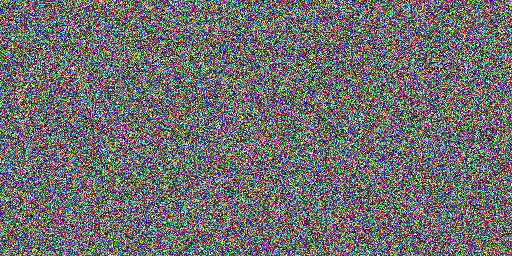
#> input picture Enigma_ctf/different_perspective(solved)/chall.png, 512 x 256 px
$ python solve.py
#> lines starting #> are read from the running program, lines starting #| are printed output that depends on the picture
from PIL import Image
import numpy as np

def solve_with_formula(img_path):
    # Open the image
#> called with img_path = 'chall.png'
    img = Image.open(img_path).convert('RGB')
#> img is the input picture: PIL image 512x256 RGB; mean R, G, B 110, 110.4, 110.1

    # Convert to numpy array for easier channel manipulation
    img_array = np.array(img)

    # Extract R, G, B channels
    R = img_array[:, :, 0].astype(np.int16)
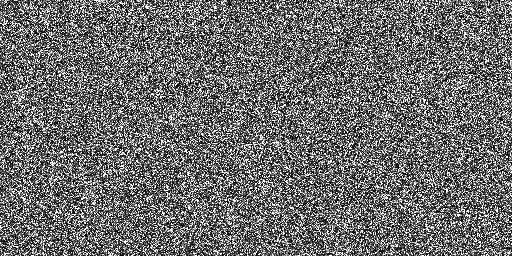
#> R: shape (256, 512) int16; min 0, max 255, mean 110
    G = img_array[:, :, 1].astype(np.int16)
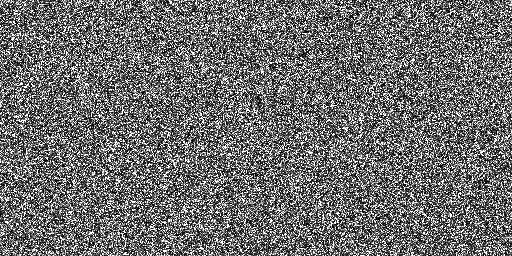
#> G: shape (256, 512) int16; min 0, max 255, mean 110.4
    B = img_array[:, :, 2].astype(np.int16)
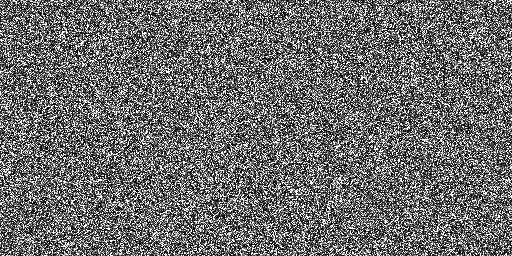
#> B: shape (256, 512) int16; min 0, max 255, mean 110.1

    # Apply the formula: ||R-G|-B|
    step1 = np.abs(R - G)  # |R-G|
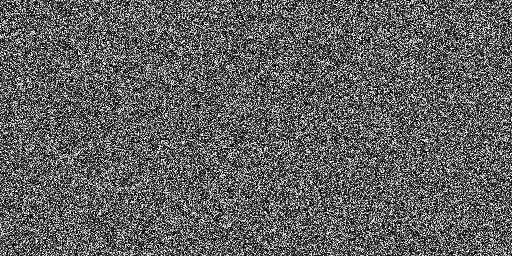
#> step1: shape (256, 512) int16; min 0, max 255, mean 95.9
    step2 = np.abs(step1 - B)  # ||R-G|-B|
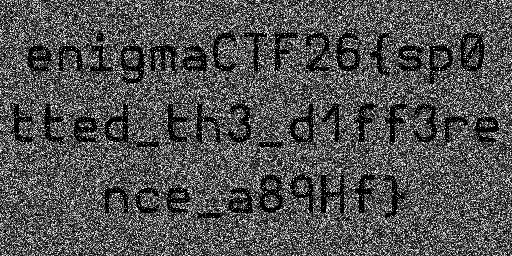
#> step2: shape (256, 512) int16; min 0, max 255, mean 82.4

    # Clip values to 0-255 range
    result = np.clip(step2, 0, 255).astype(np.uint8)

    # Create grayscale image from result
    result_img = Image.fromarray(result, mode='L')
    result_img.save('flag_formula.png')

    print("[+] Applied formula ||R-G|-B|")
    print("[+] Created flag_formula.png")
    print("[+] Check this file for your flag!")

# Try the formula on the main challenge image
solve_with_formula('chall.png')

$ run again, with Enigma_ctf/different_perspective(solved)/flag_xor.png copied over Enigma_ctf/different_perspective(solved)/chall.png
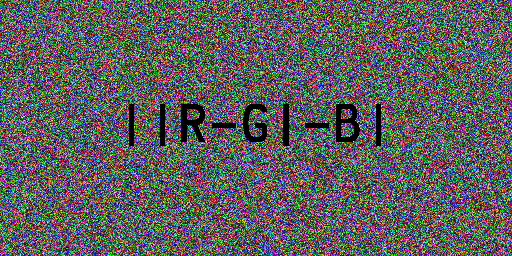
#> input picture Enigma_ctf/different_perspective(solved)/flag_xor.png, 512 x 256 px
#> in solve_with_formula, img is the input picture: PIL image 512x256 RGB; mean R, G, B 93.9, 94, 93.4
#> in solve_with_formula, `step1 = np.abs(R - G)`:
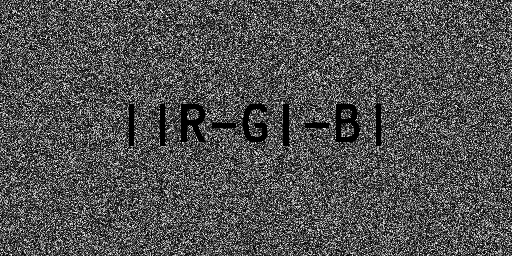
#> step1: shape (256, 512) int16; min 0, max 255, mean 80.9
#> in solve_with_formula, `step2 = np.abs(step1 - B)`:
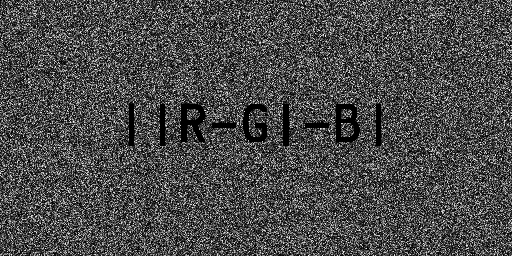
#> step2: shape (256, 512) int16; min 0, max 255, mean 74.7
